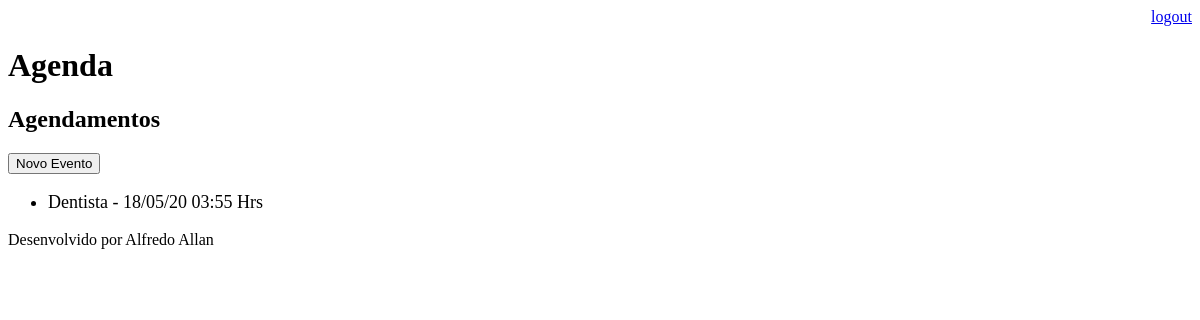
Page /agenda/ (signed in) on the earlier database version.
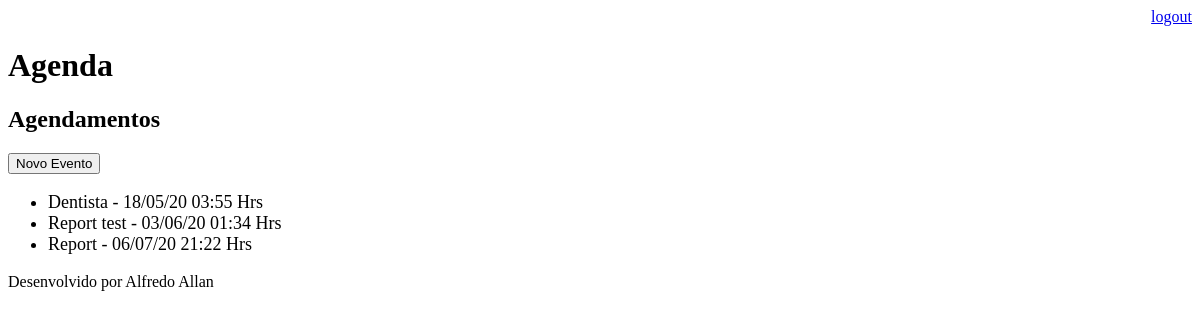
Same page on the later database version.
### core/models.py (models this page shows, shortened)
class Evento(models.Model):
    titulo = models.CharField(max_length=100)
    descricao = models.TextField(blank=True, null=True)
    data_evento = models.DateTimeField('Data do Evento')
    data_criacao = models.DateTimeField(auto_now=True)
    usuario = models.ForeignKey(User, on_delete= models.CASCADE)
    class Meta:
        db_table = 'evento'
    def get_data_evento(self):
        return self.data_evento.strftime('%d/%m/%y %H:%M Hrs')

### core/views.py (the view)
# urls.py: path('agenda/',views.lista_eventos),
@login_required(login_url='/login/')
def lista_eventos(request):
    usuario = request.user
    evento= Evento.objects.filter(usuario = usuario)
    dados = {'eventos':evento}
    return render(request,'agenda.html',dados)

### templates/agenda.html
{% extends "model-page.html" %}
{% block content %}
    <h2>Agendamentos</h2>
    <a href="evento/">
        <button type="button">Novo Evento</button>
    </a>
    <ul style="font-size:18px">
        {%for evento in eventos %}
            <li>{{evento.titulo}} - {{evento.get_data_evento}}</li>
        {% endfor %}
    </ul>
{% endblock %}

Differences in the rows shown:
added Evento: titulo "Report test", get_data_evento "03/06/20 01:34 Hrs"
added Evento: titulo "Report", get_data_evento "06/07/20 21:22 Hrs"
